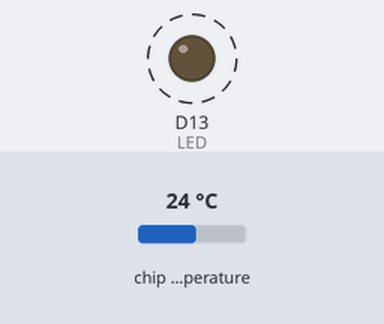
This program was run on a simulated CircuitPython board. On the bench: output pins drawn as LEDs (lit = HIGH). Dashed ring = blinking. The test bench sets the inputs (shaded band); at power-on: chip temperature 24 °C. No radio messages arrive unless stated (any console line starting 'radio sent:' is added by the test bench); what the program prints to the serial console is not drawn.

Above: at 0.7 s.
Timing chart, 0 to 3.0 s (numbered marks = the images above):
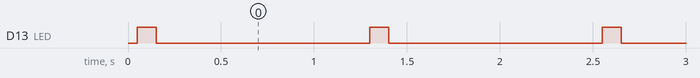

Measured:
- by itself, D13 (LED): alternates HIGH for 0.10 s and LOW for 1.2 s

The program:

remote_node.py
```python
import board
import busio
import digitalio
from digitalio import DigitalInOut
import time
import gc
import microcontroller


import adafruit_rfm9x

TIMEOUT=5

lora_spi = busio.SPI(board.SCK, board.MOSI, board.MISO)

cs = digitalio.DigitalInOut(board.D7)
reset = digitalio.DigitalInOut(board.D9)

rfm9x = adafruit_rfm9x.RFM9x(lora_spi, cs, reset, 915.0)

# connect to wifi
rfm9x.tx_power = 23

LED = digitalio.DigitalInOut(board.D13)
LED.direction = digitalio.Direction.OUTPUT

# main loop

while True:

    temp=microcontroller.cpu.temperature
    send_str=str(temp)
    print("hello.")
    rfm9x.send(bytes(send_str+"\r\n","utf-8"))
    LED.value = True
    time.sleep(.1)
    LED.value = False
    time.sleep(.1)

    time.sleep(1)
```
